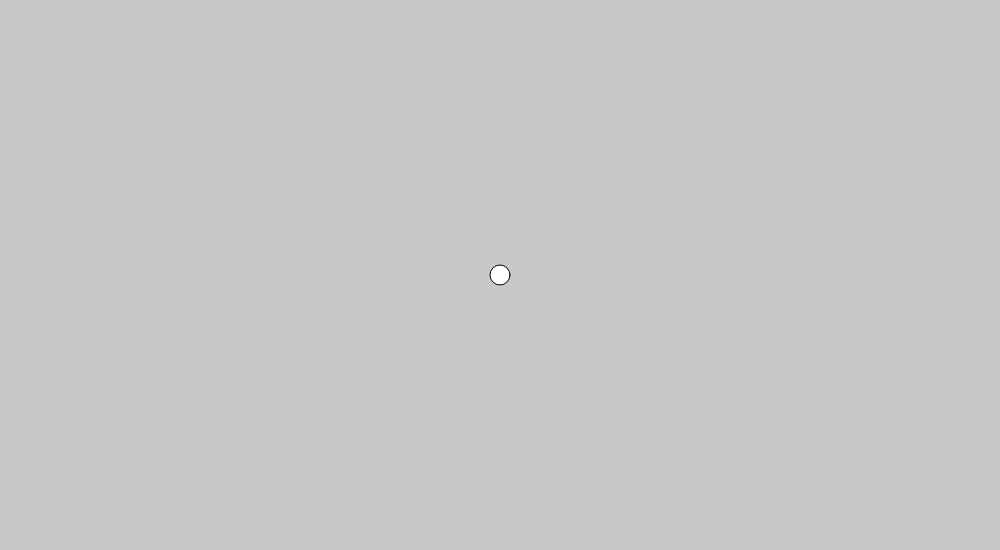
Frame 1 (no input)
Frame 60 (no input): identical to frame 1, image omitted
Frame 120 (the mouse pressed at the canvas centre since frame 60): identical to frame 1, image omitted

The p5.js sketch that drew this single still picture (run headless with seeded random() and noise() and a simulated clock; from frame 60 on, the mouse is pressed at the canvas centre):

// p5.js sketch
// ── sketch.js

var center = {
    x: 500,
    y: 275,
}


function angle(x1,y1,x2,y2){

    var radius = dist(x1,x2,y1,y2);
    push();
    translate(x1, y1);
    var a = atan2(y2 - height / 2, x2 - width / 2);
    pop();
    return(-a);

};



var allP = [];
function projectileFromAngle(x,y,angle,speed,c){

    this.x = x;
    this.y = y;
    this.theta = angle;//degrees


    this.speed = speed;
    this.continue = c;


    allP.push(this);

};
projectileFromAngle.prototype.build = function(){
    this.tx = this.x+ this.speed*cos(this.theta);
    this.ty = this.y- this.speed*sin(this.theta);
};
projectileFromAngle.prototype.update = function(){
    this.x=this.tx;
    this.y=this.ty;
    this.tx = this.x+ this.speed*cos(this.theta);
    this.ty = this.y- this.speed*sin(this.theta);

};
projectileFromAngle.prototype.draw = function(){
    push();
    translate(this.x,this.y);
    rotate(-this.theta)
    rect(-55,-3/2,55,3)
    pop();
};


//==========================================================//
function buildProjectiles(){

    for(var i=0; i < allP.length; i++){
        allP[i].build();
    }

};
function updateProjectiles(){

    for(var i=0; i < allP.length; i++){
        allP[i].update();
    }

};
function drawProjectiles(){

    for(var i=0; i < allP.length; i++){
        allP[i].draw();
    }

};

function getAllProjectiles(){
    buildProjectiles();
    updateProjectiles();
    drawProjectiles();
};


function setup() {
    createCanvas(1000,550);
    angleMode(DEGREES);
    frameRate(60);
}

function draw() {
    background(200,200,200);
    ellipse(500,275,20,20);//Player
    getAllProjectiles();
    //-------------------------//
    if(mouseIsPressed){
        //new projectileFromAngle(500,275,angle(center.x,center.y,mouseX,mouseY),20 );
    }
}//draw
//

function mousePressed(){
    new projectileFromAngle(500,275,angle(center.x,center.y,mouseX,mouseY),20 );
}
